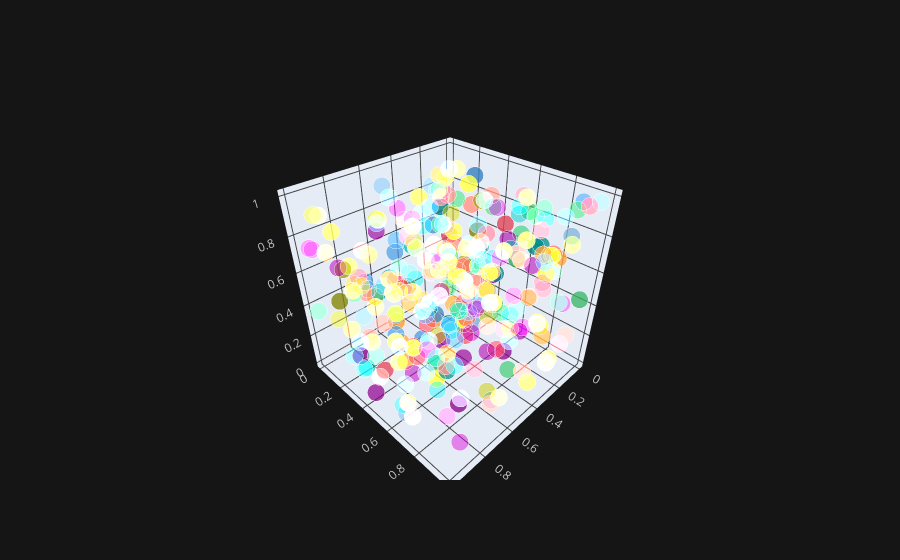

The cell this chart's notebook holds for it:
### Code cell
df.iplot(x = 'a' , y = 'b' , z = 'c' , kind = 'scatter3d')

### Figure 1 — Plotly figure (JSON) as saved in the notebook; plotly's stock layout.template omitted (floating-point values rounded to 4 significant figures; data arrays with more than 128 entries replaced by an {"elided": "..."} marker saying what was removed)
{"data": [{"marker": {"color": {"elided": "300 str values"}, "opacity": 0.8, "size": {"elided": "300 int values"}, "symbol": "circle"}, "mode": "markers", "text": {"elided": "300 str values"}, "type": "scatter3d", "x": {"elided": "300 float values"}, "y": {"elided": "300 float values"}, "z": {"elided": "300 float values"}}], "layout": {"legend": {"bgcolor": "#151516", "font": {"color": "#D9D9D9"}}, "paper_bgcolor": "#151516", "plot_bgcolor": "#151516", "scene": {"xaxis": {"gridcolor": "#434343", "showgrid": true, "tickfont": {"color": "#C2C2C2"}, "title": {"font": {"color": "#D9D9D9"}, "text": ""}, "zerolinecolor": "#666570"}, "yaxis": {"gridcolor": "#434343", "showgrid": true, "tickfont": {"color": "#C2C2C2"}, "title": {"font": {"color": "#D9D9D9"}, "text": ""}, "zerolinecolor": "#666570"}, "zaxis": {"gridcolor": "#434343", "showgrid": true, "tickfont": {"color": "#C2C2C2"}, "title": {"font": {"color": "#D9D9D9"}, "text": ""}, "zerolinecolor": "#666570"}}, "title": {"font": {"color": "#D9D9D9"}}}}
